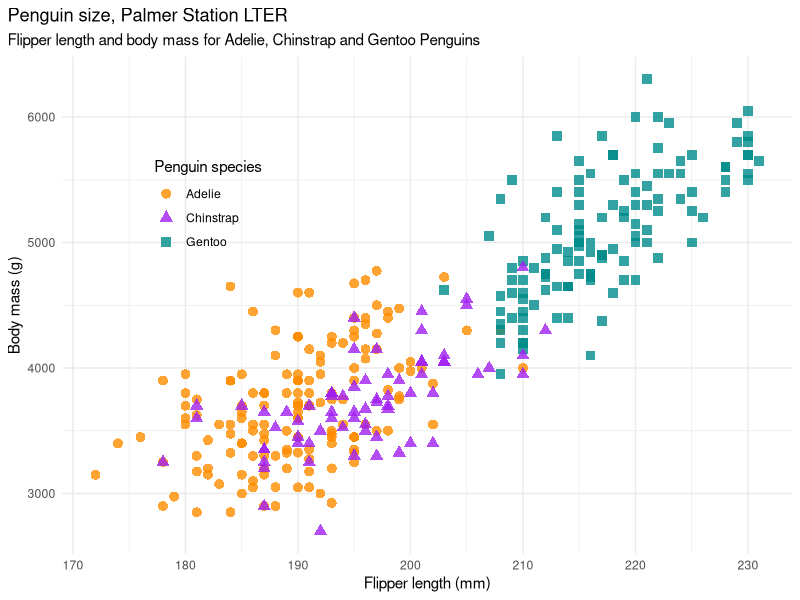

Generate this figure with R:
## ---- chunk 1

78 * 87
## ---- chunk 2

library(palmerpenguins)
library(ggplot2)
ggplot2::theme_set(ggplot2::theme_minimal())

mass_flipper <- ggplot(data = penguins, 
                       aes(x = flipper_length_mm,
                           y = body_mass_g)) +
  geom_point(aes(color = species, 
                 shape = species),
             size = 3,
             alpha = 0.8) +
  scale_color_manual(values = c("darkorange","purple","cyan4")) +
  labs(title = "Penguin size, Palmer Station LTER",
       subtitle = "Flipper length and body mass for Adelie, Chinstrap and Gentoo Penguins",
       x = "Flipper length (mm)",
       y = "Body mass (g)",
       color = "Penguin species",
       shape = "Penguin species") +
  theme(legend.position = c(0.2, 0.7),
        plot.title.position = "plot",
        plot.caption = element_text(hjust = 0, face= "italic"),
        plot.caption.position = "plot")

print(mass_flipper)
#> Warning: Removed 2 rows containing missing values (geom_point).
